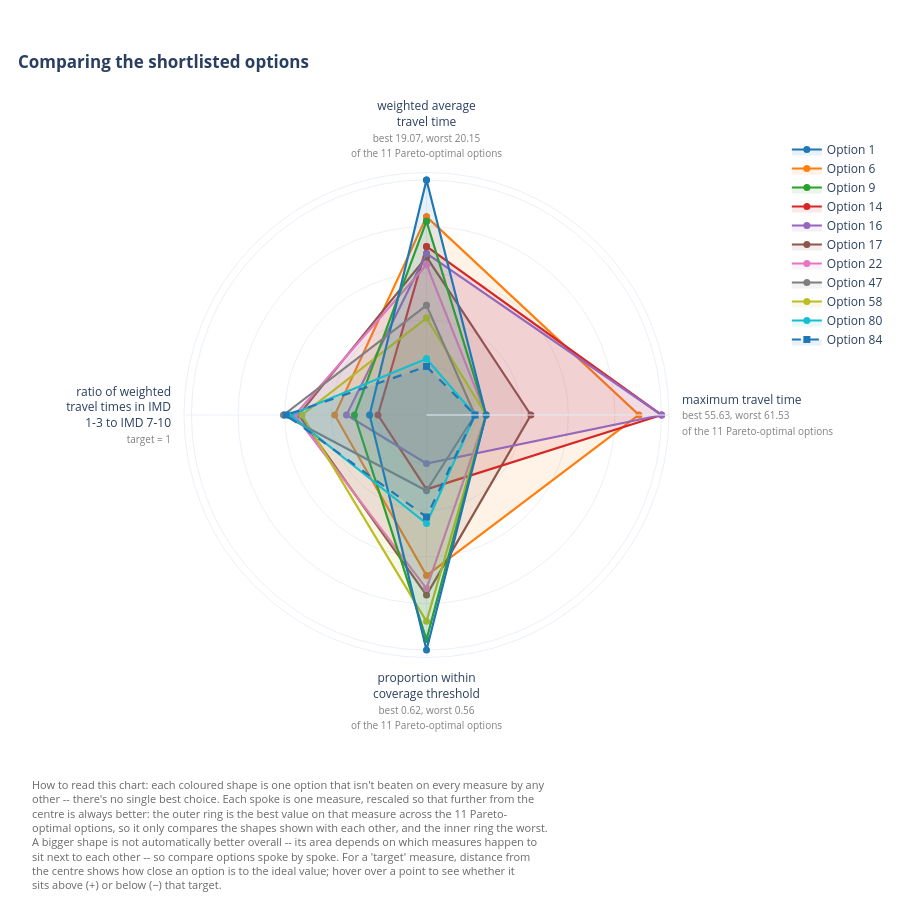

Source (notebook cell):
### Markdown cell above
By default each spoke is scaled over every option compared, dominated ones included: the outer ring is the best value seen anywhere, and the centre the worst. That shows how good the Pareto-optimal options are against everything that was evaluated. `scale_to="pareto_front"` scales over just the Pareto-optimal options instead, stretching them across the whole spoke so the differences between them are easier to see, at the cost of saying nothing about how they compare with the rest. The spoke labels, hover ranks and caption all say which set is used.

Here the two barely differ -- the best option on each measure is Pareto-optimal either way, and the worst weighted average travel time moves from 20.37 to 20.15 -- because the front already spans most of the range. The option matters more when the front covers only a narrow slice of what was evaluated. It works the same way on `plot_pareto_radar_facets()` and `plot_pareto_summary()`.

### Code cell
solution.plot_pareto_radar(interactive=True, scale_to="pareto_front")
